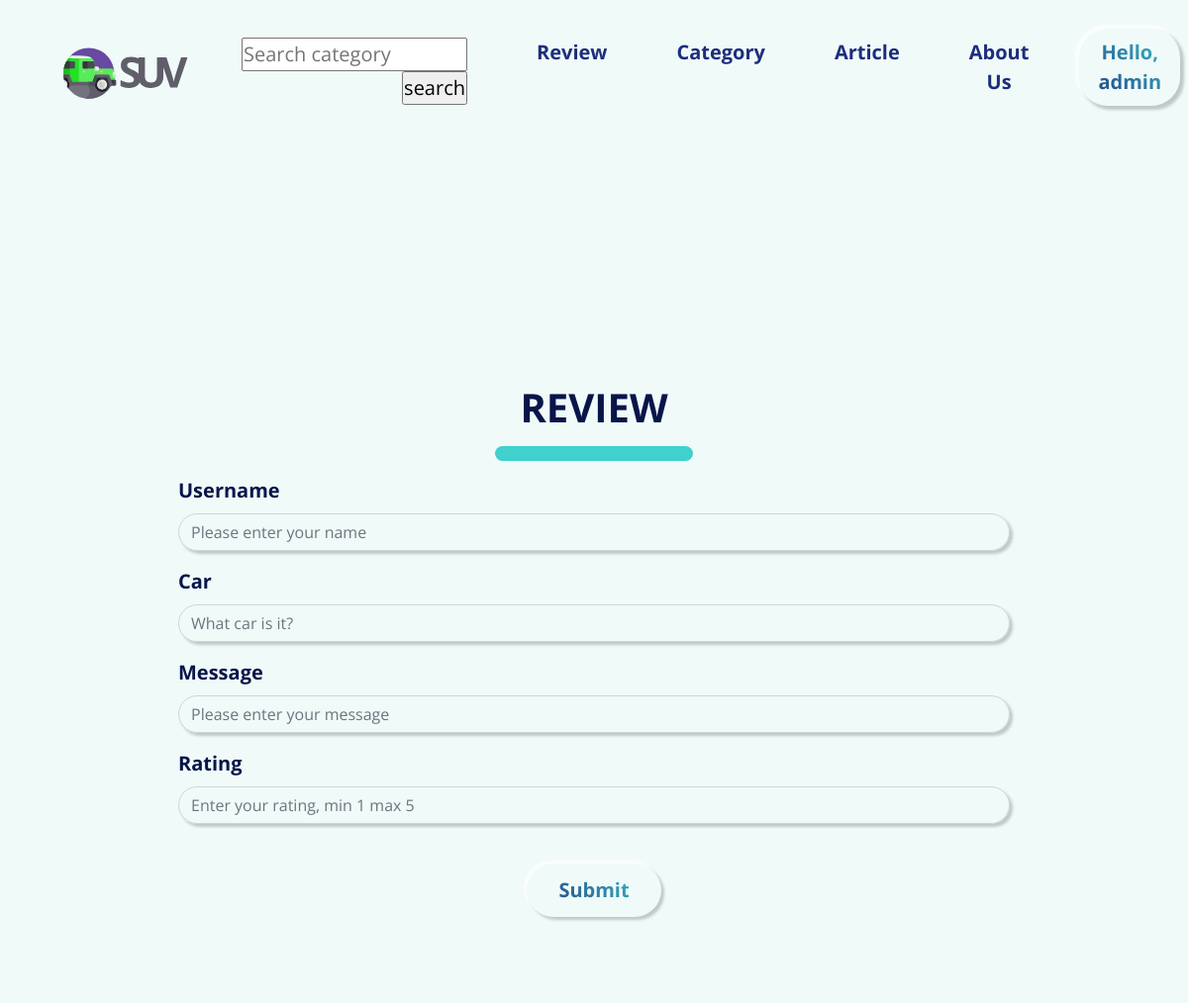
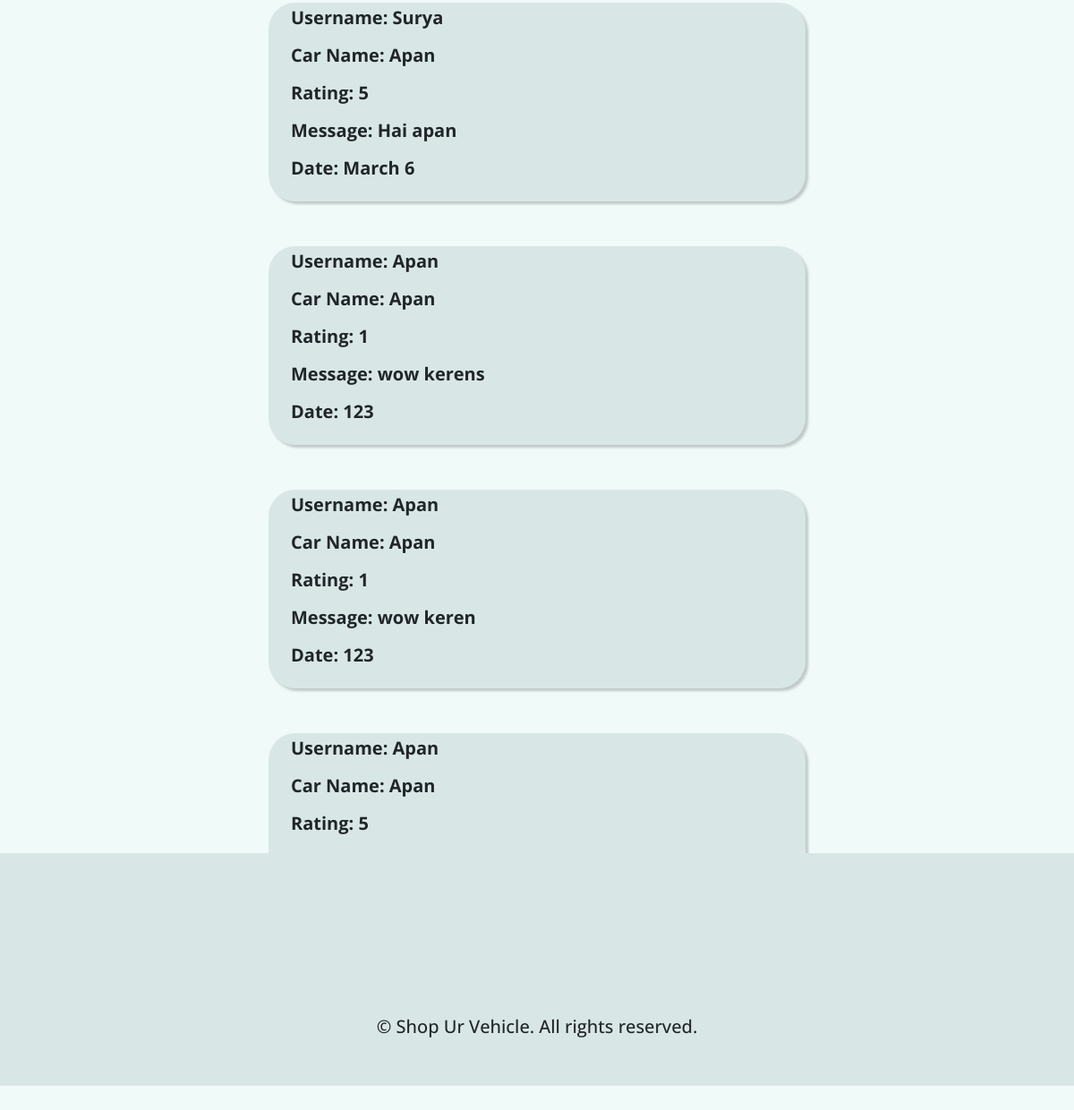
Page /review.html (signed in) on the committed database (2 pictures, top to bottom).
### suv/models.py (models this page shows)
class Review(models.Model):
    username = models.TextField(max_length=1000)
    car = models.ForeignKey(Car, on_delete=models.CASCADE)
    message = models.TextField(max_length=1000)
    created_date = models.TextField(max_length=1000)
    rating = models.TextField(max_length=1000)

class Car(models.Model):
    name = models.TextField(max_length=1000)
    username = models.TextField(max_length=1000)
    category = models.ForeignKey(Category, on_delete=models.CASCADE)
    year = models.TextField(max_length=1000)
    city = models.TextField(max_length=1000)
    price = models.TextField(max_length=1000,default=0)
    description = models.TextField(max_length=1000,default="")
    car_image = models.ImageField(null=True, blank=True, upload_to="{% static 'img' %}")

### suv/views.py (the view)
# urls.py: path('review.html', review, name='review'),
def review(request):
    if request.method == "POST":
        req = request.POST
        form = ReviewForm(request.POST)
        new_car = Car.objects.get(name=req['car'])
        new_car.save()
        new_review = Review.objects.create(username=req['username'],car=new_car,message = req['message'],created_date = req['created_date'],rating = req['rating'])
        new_review.save()
        return redirect('/review.html')
    else:
        form = ReviewForm()
    reviews = Review.objects.all()
    car = Car.objects.all()
    response = {'reviews' : reviews, 'car' : car}
    return render(request, 'review.html', response)

### suv/templates/review.html (shortened to what this page needs)
{% extends 'base.html' %}
{% load static %}
{% block content %}
<body>
	<div class="form" id="rent">
		<h1>REVIEW</h1>
		<div class="line"></div>
		<form method="POST">
			<div class="form-group">
				<label for="username" class="expl">Username</label>
				<input class="form-control" id="username" type="text" name="name" maxlength="255" required
					placeholder="Please enter your name">
			</div>
			<div class="form-group">
				<label for="car" class="expl">Car</label>
				<input class="form-control" id="car" type="text" name="year" maxlength="255" required
					placeholder="What car is it?">
			</div>
			<div class="form-group">
				<label for="message" class="expl">Message</label>
				<input class="form-control" id="location" type="text" name="location" maxlength="255" required
					placeholder="Please enter your message">
			</div>
			<div class="form-group">
				<label for="rating" class="expl">Rating</label>
				<input class="form-control" id="rating" type="number" min="1" max="5" name="owner" maxlength="255" required
					placeholder="Enter your rating, min 1 max 5">
			</div>
			<button type="submit" id="submitBtn">Submit</button>
		</form>
	</div>
<div class="response">
    {% for i in reviews %}
    <div class="row twelve">
            <h1 class="name">Username: {{ i.username }}</h1>
            <h1 class="category">Car Name: {{ i.car.name }}</h1>
            <h1 class="date">Rating: {{ i.rating }}</h1>
            <h1 class="year">Message: {{ i.message }}</h1>
            <h1 class="city" style="margin-bottom: 20px;">Date: {{ i.created_date }}</h1>
    </div>
    {% endfor %}
</div>
{% endblock %}

### suv/templates/base.html (shortened to what this page needs)
{% load static %}
<!doctype html>
<html lang="en">
<head>
    <link rel="stylesheet" href="https://stackpath.bootstrapcdn.com/bootstrap/4.4.1/css/bootstrap.min.css"
>
    <link rel="stylesheet" type="text/css" href="/static/css/style.css" media="screen" />
</head>
<body>
    <nav class="navbar navbar-expand-lg navbar-light fixed-top">
        <div class="collapse navbar-collapse ml-auto" id="navbarNav">
            <a href="index.html"><img src="/static/img/LOGO.svg"
                    style="width: 150px; margin-left: 4vw;" href="#home"></a>
            <ul class="navbar-nav ml-auto">
                <li class="nav-item">
                    <form action="category.html" method="GET" style="margin: 20px 20px 20px 10px; padding: 10px 20px">
                        <input type="text" name="q" placeholder="Search category"></input>
                        <input type="submit" value="search"></input>
                    </form>
                </li>
                <li class="nav-item">
                    <a class="nav-link js-scroll-trigger yellow-text" href="review.html">Review</a>
                </li>
                <li class="nav-item">
                    <a class="nav-link js-scroll-trigger yellow-text" href="index.html#category">Category</a>
                </li>
                <li class="nav-item">
                    <a class="nav-link js-scroll-trigger" href="articles.html" id="articleBtn">Article</a>
                </li>
                <li class="nav-item">
                    <a class="nav-link js-scroll-trigger" href="index.html#about">About Us</a>
                </li>
                {% if user.is_authenticated %}
                <li class="nav-item">
                    <a class="nav-link js-scroll-trigger" id="register" href="signup.html">Hello, {{ request.user }}</a>
                </li>
                {% else %}
                <li class="nav-item">
                    <a class="nav-link js-scroll-trigger" id="register" href="signup.html">Register</a>
                </li>
                {% endif %}
            </ul>
        </div>
    </nav>
    {% block content %}
    {% endblock %}
    <footer id="copyright">
        <h1>© Shop Ur Vehicle. All rights reserved.</h1>
    </footer>
</body>
</html>

### suv/static/css/style.css (style rules this page uses)
* { margin: 0; padding: 0; scroll-behavior: smooth; box-sizing: border-box; }
body { margin: 0; padding: 0; font: 20px/1.5 'Open Sans', sans-serif; background-color: #F0FAF9; width: 100%; }
ul li { list-style: none; }
ul { padding: 0; margin: 0; }
img { width: 100px; }
.navbar-collapse { text-align: right; }
nav { background-color: #F0FAF9; }
.navbar-nav .nav-item .nav-link { display: block; float: right; margin: 20px 20px 20px 10px; padding: 10px 20px; max-width: 200px; height: auto; background-color: #F0FAF9; border-radius: 30px; font-weight: bold; text-align: center; color: #1C2E7C; }
.navbar-nav .nav-item .nav-link#register { background-color: #F0FAF9; background: -webkit-linear-gradient(45deg, #1C2E7C, #40D0CE); -webkit-background-clip: text; -webkit-text-fill-color: transparent; background-color: #F0FAF9; border-radius: 30px; box-shadow: -3px -3px 3px 0 rgba(255,255,255,0.7), 3px 3px 3px 0 rgba(0,0,0,0.2); }
footer#copyright { padding: 8vh 0 2vh 0; background-color: #D8E7E6; text-align: center; width: 100%; }
footer#copyright h1 { font-size: 20px; }
.form#rent { margin-left: auto; margin-right: auto; width: 70vw; }
.form#rent h1 { margin-top: 17vh; font-weight: bold; color: #08154A; text-align: center; }
.form#rent .line { width: 200px; height: 15px; margin: 15px auto; background-color: #40D0CE; border-radius: 15px; }
.form#rent .form-group { font-weight: bold; color: #08154A; }
.form#rent .form-group input, .form#rent .form-group textarea { border-radius: 20px; background-color: transparent; box-shadow: 3px 3px 3px 0 rgba(0,0,0,0.2); }
.form#rent button { display: flex; margin: 40px auto; padding: 10px 30px; border-radius: 40px; background-color: transparent; background-color: #F0FAF9; background: -webkit-linear-gradient(45deg, #1C2E7C, #40D0CE); -webkit-background-clip: text; -webkit-text-fill-color: transparent; font-weight: bold; border-radius: 30px; border-color: transparent; box-shadow: -3px -3px 3px 0 rgba(255,255,255,0.7), 3px 3px 3px 0 rgba(0,0,0,0.2); }
.line { position: relative; margin-left: auto; margin-right: auto; margin-bottom: 4vw; height: 10px; width: 30vh; background-color: #40D0CE; border-radius: 50px; }
.response { max-height: 1000px; overflow-y: scroll; }
.row.twelve { background-color: #D8E7E6; display: flex; margin: 50px; width: 50vw; margin-left: auto; margin-right: auto; border-radius: 30px; box-shadow: 3px 3px 3px 0 rgba(0,0,0,0.2); }
.row.twelve h1 { width: 100%; padding: 5px; margin-left: 20px; font-size: 20px; font-weight: bold; }

### suv/templates/base.html (style rules this page uses)
html, body { width: 100%; height: 100%; margin: 0; padding: 0; overflow-x: hidden; }

### rows in the picture
Review: username "Surya", car.name "Apan", rating "5", message "Hai apan", created_date "March 6"
Review: username "Apan", car.name "Apan", rating "1", message "wow kerens", created_date "123"
Review: username "Apan", car.name "Apan", rating "1", message "wow keren", created_date "123"
Review: username "Apan", car.name "Apan", rating "5"

### other values in the picture
{{ request.user }} "admin"
